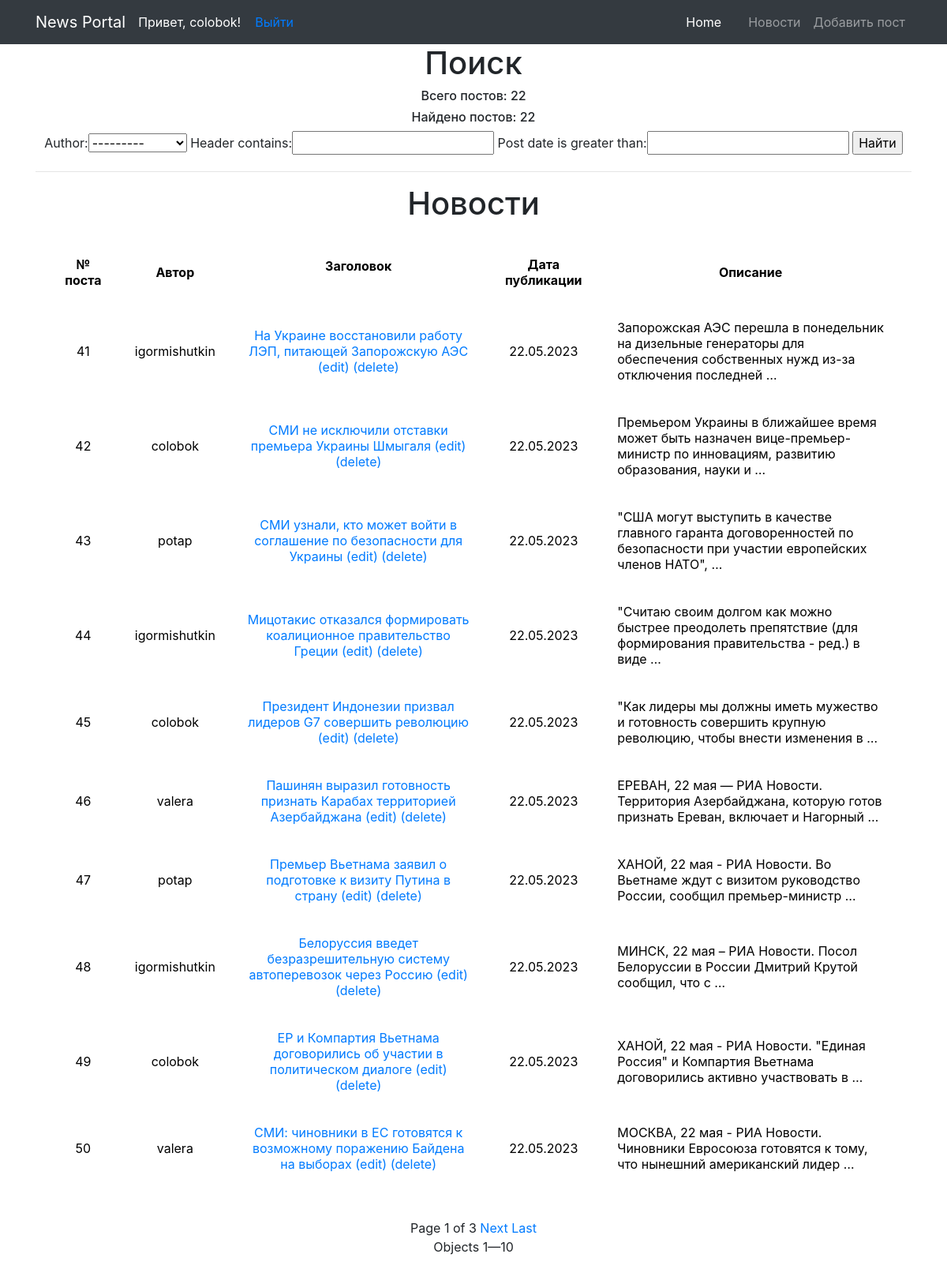
Screenshot of /news/ (signed in) with the database file from the repository.
### MyApp/models.py (models this page shows, shortened)
class Post(models.Model):
    author = models.ForeignKey(User, on_delete=models.CASCADE)
    header = models.CharField(max_length=100, blank=False)
    body = models.CharField(max_length=8000, blank=True)
    post_date = models.DateField(default=timezone.now)

### MyApp/views.py (the view)
# urls.py: path('', PostListView.as_view(), name='post_list'),
class PostListView(FilteredPostListView):
    filterset_class = PostFilterSet
    paginate_by = 10

### MyApp/templatetags/custom_template_funcs.py (called while the page is built)
@register.filter(name='censor')
def censor(value, arg):
    for i in value.split():
        if i.lower() in black_list:
            value = value.replace(i, arg)
    return value

### MyApp/templatetags/my_tags.py (called while the page is built)
@register.simple_tag(takes_context=True)
def param_replace(context, **kwargs):
    d = context['request'].GET.copy()
    for k, v in kwargs.items():
        d[k] = v
    for k in [k for k, v in d.items() if not v]:
        del d[k]
    return d.urlencode()

### MyApp/views.py (called while the page is built)
    def get_context_data(self, **kwargs):
        context = super().get_context_data(**kwargs)
        context['post_search'] = self.filterset  # объявляем для шаблона способ обращения к отфильтрованному queryset
        context['all_news_count'] = Post.objects.all().count()
        context['posts_found'] = self.get_queryset().count()
        return context

    def get_queryset(self):
        queryset = super().get_queryset().order_by('post_date', 'id')
        self.filterset = self.filterset_class(self.request.GET, queryset=queryset)
        return self.filterset.qs.all()

### templates/MyApp/post_list.html (shortened to what this page needs)
{% extends 'flatpages/default.html' %}
{% load custom_template_funcs %}
{% block content %}
<h1>Поиск</h1>
<h6>Всего постов: {{ all_news_count }}</h6>
<h6>Найдено постов: {{ posts_found }}</h6>
<form method="GET">
    {{ post_search.form }}
    <input type="submit" value="Найти">
</form>
<hr>
{% load my_tags %}
{% if object_list %}
<h1>Новости</h1>
    <table>
        <tr>
            <td valign="top" align="center"><b>№ поста</b></td>
            <td align="center"><b>Автор</b></td>
            <td align="center"><b>Заголовок<p></b></td>
            <td align="center"><b>Дата публикации</b></td>
            <td align="center"><b>Описание </b></td>
        </tr>
        {% for post in object_list %}
        <tr>
            <td align="center">{{ post.id }}</td>
            <td align="center">{{ post.author }}</td>
            <td align="center">
                <a href="{% url 'post_details' post.id %}">
                    {{ post.header|default:"Без заголовка"|censor:'***' }}
                </a>
                {% if user.is_authenticated %}
                  <a href="{% url 'edit_post_form' post.pk %}"> (edit)</a>
                  <a href="{% url 'delete_post_form' post.pk %}"> (delete)</a>
                {% endif %}
            </td>
            <td align="center">{{ post.post_date|default:"Без даты"|date:'d.m.Y' }}</td>
            <td>
                {{ post.body|censor:'***'|truncatewords:15 }}
            </td>
        {% endfor %}
        </tr>
    </table>
{% else %}
<h2>
    Новостей нет!
</h2>
{% endif %}
<br>
{% if is_paginated %}
  Page {{ page_obj.number }} of {{ paginator.num_pages }}
  {% if page_obj.has_next %}
    {% if page_obj.next_page_number != paginator.num_pages %}
      <a href="?{% param_replace page=page_obj.next_page_number %}">Next</a>
    {% endif %}
    <a href="?{% param_replace page=paginator.num_pages %}">Last</a>
  {% endif %}
  <p>Objects {{ page_obj.start_index }}—{{ page_obj.end_index }}</p>
{% endif %}
{% endblock content %}

### templates/flatpages/default.html (shortened to what this page needs)
{% load static %}
<!DOCTYPE html>
<html lang="en">
<head>
  <link href="{% static 'vendor/bootstrap/css/bootstrap.min.css' %}" rel="stylesheet">
</head>
<body>
  <nav class="navbar navbar-expand-lg navbar-dark bg-dark static-top">
    <div class="container">
      <a class="navbar-brand" href="#">News Portal</a>
      {% if user.is_authenticated %}
        <span class="nav-item active">
          <font color=white>
            Привет, {{ user.username }}! &nbsp &nbsp
          </font>
        </span>
        <a class="nav-item active" href="{% url 'logout' %}">Выйти</a>
      {% else %}
        <a href="{% url 'login' %}">&nbsp &nbsp Войти &nbsp &nbsp &nbsp &nbsp</a>
        <a href="{% url 'signup' %}">Зарегистрироваться</a>
      {% endif %}
      <div class="collapse navbar-collapse" id="navbarResponsive">
        <ul class="navbar-nav ml-auto">
          <li class="nav-item active">
            <a class="nav-link" href="#">Home &nbsp &nbsp
            </a>
          </li>
          <li class="nav-item">
            <a class="nav-link" href="/news/">Новости</a>
          </li>
          {% if user.is_authenticated %}
          <li class="nav-item">
            <a class="nav-link" href="/news/create/">Добавить пост</a>
          </li>
          {% endif %}
        </ul>
      </div>
    </div>
  </nav>
  <div class="container">
    <div class="row">
      <div class="col-lg-12 text-center">
       {% block content %}{% endblock content %}
      </div>
    </div>
  </div>
</body>
</html>

### templates/MyApp/post_list.html (style rules this page uses)
TABLE { background: rgb(255, 255, 255); border: 5px double #ffffff; color: black; width: 100%; border: 1px solid rgb(255, 255, 255); border-spacing: 7px 5px; padding: 10px; }
TD, TH { border: 30px solid rgba(255, 255, 255, 0.1); padding: 5px; }
h2, h1 { text-align: center; }

### rows the page displays
Post: id "41", author "igormishutkin", header|censor "На Украине восстановили работу ЛЭП, питающей Запорожскую АЭС", post_date "22.05.2023", body|censor "Запорожская АЭС перешла в понедельник на дизельные генераторы для обеспечения собственных нужд из-за отключения последней …"
Post: id "42", author "colobok", header|censor "СМИ не исключили отставки премьера Украины Шмыгаля", post_date "22.05.2023", body|censor "Премьером Украины в ближайшее время может быть назначен вице-премьер-министр по инновациям, развитию образования, науки и …"
Post: id "43", author "potap", header|censor "СМИ узнали, кто может войти в соглашение по безопасности для Украины", post_date "22.05.2023", body|censor "\"США могут выступить в качестве главного гаранта договоренностей по безопасности при участии европейских членов НАТО\", …"
Post: id "44", author "igormishutkin", header|censor "Мицотакис отказался формировать коалиционное правительство Греции", post_date "22.05.2023", body|censor "\"Считаю своим долгом как можно быстрее преодолеть препятствие (для формирования правительства - ред.) в виде …"
Post: id "45", author "colobok", header|censor "Президент Индонезии призвал лидеров G7 совершить революцию", post_date "22.05.2023", body|censor "\"Как лидеры мы должны иметь мужество и готовность совершить крупную революцию, чтобы внести изменения в …"
Post: id "46", author "valera", header|censor "Пашинян выразил готовность признать Карабах территорией Азербайджана", post_date "22.05.2023", body|censor "ЕРЕВАН, 22 мая — РИА Новости. Территория Азербайджана, которую готов признать Ереван, включает и Нагорный …"
Post: id "47", author "potap", header|censor "Премьер Вьетнама заявил о подготовке к визиту Путина в страну", post_date "22.05.2023", body|censor "ХАНОЙ, 22 мая - РИА Новости. Во Вьетнаме ждут с визитом руководство России, сообщил премьер-министр …"
Post: id "48", author "igormishutkin", header|censor "Белоруссия введет безразрешительную систему автоперевозок через Россию", post_date "22.05.2023", body|censor "МИНСК, 22 мая – РИА Новости. Посол Белоруссии в России Дмитрий Крутой сообщил, что с …"
Post: id "49", author "colobok", header|censor "ЕР и Компартия Вьетнама договорились об участии в политическом диалоге", post_date "22.05.2023", body|censor "ХАНОЙ, 22 мая - РИА Новости. \"Единая Россия\" и Компартия Вьетнама договорились активно участвовать в …"
Post: id "50", author "valera", header|censor "СМИ: чиновники в ЕС готовятся к возможному поражению Байдена на выборах", post_date "22.05.2023", body|censor "МОСКВА, 22 мая - РИА Новости. Чиновники Евросоюза готовятся к тому, что нынешний американский лидер …"

### other values shown
{{ user.username }} "colobok"
{{ all_news_count }} "22"
{{ posts_found }} "22"
{{ page_obj.number }} "1"
{{ paginator.num_pages }} "3"
{{ page_obj.start_index }} "1"
{{ page_obj.end_index }} "10"
